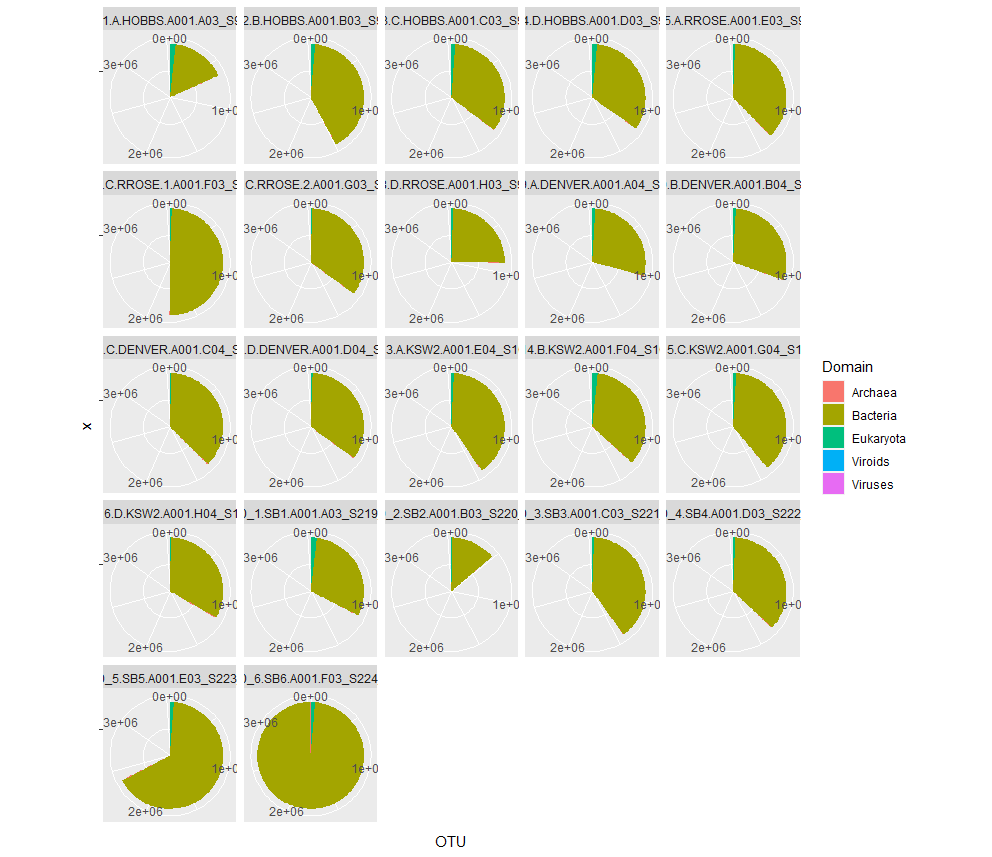

This chart was generated by the following R code:
#Codigo para hacer las graficas de OTUs

#Activamos las librerías que vamos a utilizar

library("ggplot2")
library("reshape2")
library("dplyr")

#Se importan los datos de la tabla indicando la ruta
tabla_OTU = read.csv("C:/Users/loren/Desktop/Cosas de R/OTU/GAIA_metagenomics_percentage.csv")
tabla_OTU$Taxonomic.lineage = NULL #Quitamos la ultima columna (redundante)

#Transformamos la tabla para ordenar los datos
colnames(tabla_OTU)[1] = "Domain" #Cambiamos el nombre de la primera columna
df_OTU = as.data.frame(t(tabla_OTU)) #Transponemos la tabla
df.OTU_merge = melt(tabla_OTU, id.vars = "Domain", value.name = "OTU", variable.name = "Sample")

#Realizacion de las graficas
ggplot(df.OTU_merge, aes(x="", y=OTU, fill=Domain)) + geom_bar(stat = "identity", width = 1) + coord_polar("y", start=0) + facet_wrap(.~Sample)
